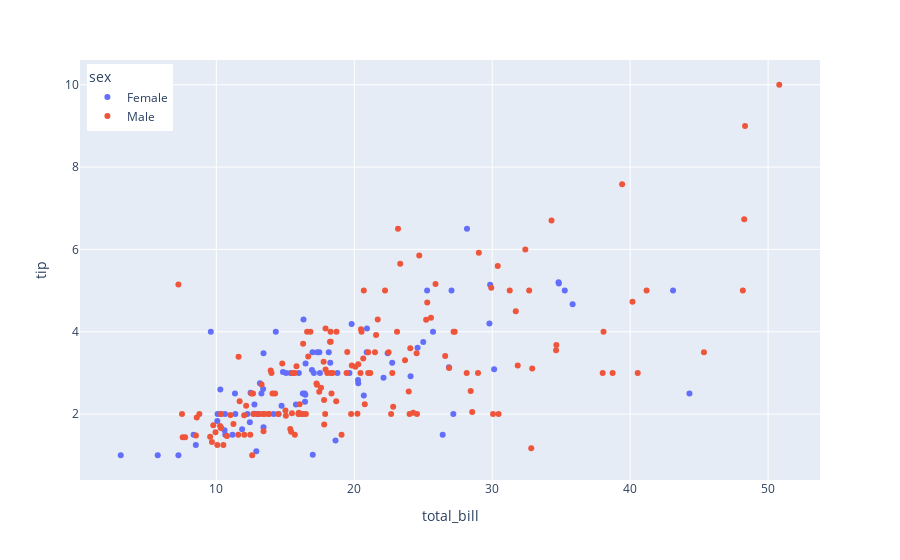

The notebook cell saved with this chart:
### Markdown cell above
4. 범례 위치 지정하기

```py
fig.update_layout(
    legend_x = 0.0,  # 0~1사이 값
    legend_y = 0.0,  # 0~1사이 값
    legend_xanchor = "auto",  # auto, left, center, right
    legend_yanchor = "auto"  # auto, left, center, right
)
```

### Code cell
import plotly.express as px

df = px.data.tips()

fig = px.scatter(df, x="total_bill", y="tip", color="sex")
fig.update_layout(
    legend_yanchor = "top",
    legend_y = 0.99,
    legend_xanchor = "left",
    legend_x = 0.01
)

fig.show()

### Figure 1 — Plotly figure (JSON) as saved in the notebook; plotly's stock layout.template omitted (floating-point values rounded to 4 significant figures; data arrays with more than 128 entries replaced by an {"elided": "..."} marker saying what was removed)
{"data": [{"hovertemplate": "sex=Female<br>total_bill=%{x}<br>tip=%{y}<extra></extra>", "legendgroup": "Female", "marker": {"color": "#636efa", "symbol": "circle"}, "mode": "markers", "name": "Female", "orientation": "v", "showlegend": true, "type": "scatter", "x": [16.99, 24.59, 35.26, 14.83, 10.33, 16.97, 20.29, 15.77, 19.65, 15.06, 20.69, 16.93, 10.29, 34.81, 26.41, 16.45, 3.07, 17.07, 26.86, 25.28, 14.73, 10.07, 34.83, 5.75, 16.32, 22.75, 11.35, 15.38, 44.3, 22.42, 20.92, 14.31, 7.25, 25.71, 17.31, 10.65, 12.43, 24.08, 13.42, 12.48, 29.8, 14.52, 11.38, 20.27, 11.17, 12.26, 18.26, 8.51, 10.33, 14.15, 13.16, 17.47, 27.05, 16.43, 8.35, 18.64, 11.87, 29.85, 25, 13.39, 16.21, 17.51, 10.59, 10.63, 9.6, 20.9, 18.15, 19.81, 43.11, 13, 12.74, 13, 16.4, 16.47, 12.76, 13.27, 28.17, 12.9, 30.14, 13.42, 15.98, 16.27, 10.09, 22.12, 35.83, 27.18, 18.78], "xaxis": "x", "y": [1.01, 3.61, 5, 3.02, 1.67, 3.5, 2.75, 2.23, 3, 3, 2.45, 3.07, 2.6, 5.2, 1.5, 2.47, 1, 3, 3.14, 5, 2.2, 1.83, 5.17, 1, 4.3, 3.25, 2.5, 3, 2.5, 3.48, 4.08, 4, 1, 4, 3.5, 1.5, 1.8, 2.92, 1.68, 2.52, 4.2, 2, 2, 2.83, 1.5, 2, 3.25, 1.25, 2, 2, 2.75, 3.5, 5, 2.3, 1.5, 1.36, 1.63, 5.14, 3.75, 2.61, 2, 3, 1.61, 2, 4, 3.5, 3.5, 4.19, 5, 2, 2.01, 2, 2.5, 3.23, 2.23, 2.5, 6.5, 1.1, 3.09, 3.48, 3, 2.5, 2, 2.88, 4.67, 2, 3], "yaxis": "y"}, {"hovertemplate": "sex=Male<br>total_bill=%{x}<br>tip=%{y}<extra></extra>", "legendgroup": "Male", "marker": {"color": "#EF553B", "symbol": "circle"}, "mode": "markers", "name": "Male", "orientation": "v", "showlegend": true, "type": "scatter", "x": {"elided": "157 float values"}, "xaxis": "x", "y": {"elided": "157 float values"}, "yaxis": "y"}], "layout": {"legend": {"title": {"text": "sex"}, "tracegroupgap": 0, "x": 0.01, "xanchor": "left", "y": 0.99, "yanchor": "top"}, "margin": {"t": 60}, "xaxis": {"anchor": "y", "domain": [0, 1], "title": {"text": "total_bill"}}, "yaxis": {"anchor": "x", "domain": [0, 1], "title": {"text": "tip"}}}}
